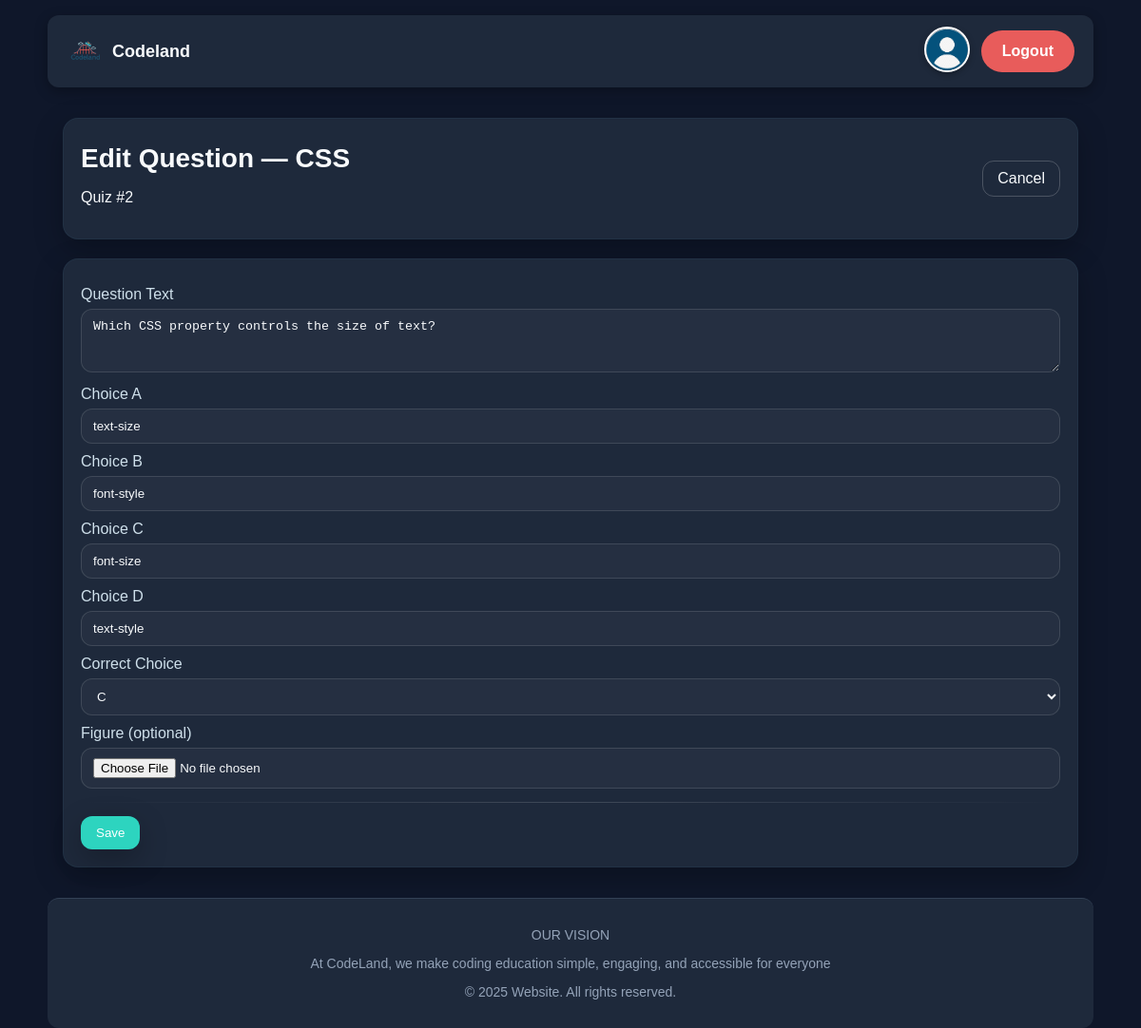
The page /edit-question.php?questionID=10&quizID=2 (signed in) on the database its author committed.
### tables this page shows
CREATE TABLE `quizquestion` (
  `id` int(11) NOT NULL,
  `quizID` int(11) DEFAULT NULL,
  `question` text,
  `questionFigureFileName` varchar(100) DEFAULT NULL,
  `answerA` text,
  `answerB` text,
  `answerC` text,
  `answerD` text,
  `correctAnswer` enum('A','B','C','D') NOT NULL
);

CREATE TABLE `topic` (
  `id` int(11) NOT NULL,
  `topicName` varchar(100) DEFAULT NULL
);

### edit-question.php (the view, shortened to what this page needs)
<?php
require_once 'db_config.php';
$conn->set_charset('utf8mb4'); function h($v){ return htmlspecialchars((string)$v,ENT_QUOTES,'UTF-8'); }
$educatorId=(int)$_SESSION['user_id'];
$questionID=filter_input(INPUT_GET,'questionID',FILTER_VALIDATE_INT);
$quizID=filter_input(INPUT_GET,'quizID',FILTER_VALIDATE_INT);
$sql="SELECT qq.*, q.educatorID, t.topicName FROM quizquestion qq
      JOIN quiz q ON q.id=qq.quizID
      JOIN topic t ON t.id=q.topicID
      WHERE qq.id=? AND qq.quizID=? AND q.educatorID=?";
$st=$conn->prepare($sql); $st->bind_param("iii",$questionID,$quizID,$educatorId);
$st->execute(); $row=$st->get_result()->fetch_assoc(); $st->close();
$pf=$_SESSION['photoFileName']??''; $avatar='images/educatorUser.jpeg';
foreach(['uploads/users/','uploads/'] as $root){ $abs=__DIR__.'/'.$root.$pf; if($pf && is_file($abs)){ $avatar=$root.$pf.'?v='.@filemtime($abs); break; } }
$selIndex=array_search($row['correctAnswer'],['A','B','C','D'],true); if($selIndex===false)$selIndex=0;
?>
<!doctype html>
<html lang="en">
<head><meta charset="utf-8"><meta name="viewport" content="width=device-width, initial-scale=1"><title>Codeland • Edit Question</title>
<link rel="stylesheet" href="styleDeema.css"><link rel="stylesheet" href="HF.css"></head>
<body>
<header class="cl-header">
  <div class="brand"><img src="images/logo.png" alt=""><span>Codeland</span></div>
  <div class="actions">
    <a href="educator_homepage.php"><img src="<?=h($avatar)?>" class="avatar" alt=""></a>
    <a href="logout.php" class="logout-btn">Logout</a>
  </div>
</header>
<div class="container">
  <section class="card page-header" style="display:flex;justify-content:space-between;align-items:center;">
    <div><h1>Edit Question — <?=h($row['topicName'])?></h1><p class="muted">Quiz #<?= (int)$quizID ?></p></div>
    <a class="btn-outline" href="quiz.php?quizID=<?= (int)$quizID ?>">Cancel</a>
  </section>
  <section class="card">
    <form method="post" enctype="multipart/form-data">
      <label>Question Text</label><textarea name="text" rows="3" class="input" required><?=h($row['question'])?></textarea>
      <label>Choice A</label><input name="c0" class="input" required value="<?=h($row['answerA'])?>">
      <label>Choice B</label><input name="c1" class="input" required value="<?=h($row['answerB'])?>">
      <label>Choice C</label><input name="c2" class="input" required value="<?=h($row['answerC'])?>">
      <label>Choice D</label><input name="c3" class="input" required value="<?=h($row['answerD'])?>">
      <label>Correct Choice</label>
      <select name="correctIndex" class="input" required>
        <?php $labels=['A','B','C','D']; for($i=0;$i<4;$i++): ?>
          <option value="<?=$i?>" <?=$selIndex===$i?'selected':''?>><?=$labels[$i]?></option>
        <?php endfor; ?>
      </select>
      <label>Figure (optional)</label>
      <input type="file" name="figure" accept="image/*" class="input">
      <hr class="sep"><div class="flex"><button class="btn">Save</button><span class="helper"></span></div>
    </form>
  </section>
</div>
<footer class="cl-footer"><p>OUR VISION</p><p>At CodeLand, we make coding education simple, engaging, and accessible for everyone</p><p>© 2025 Website. All rights reserved.</p></footer>
</body>
</html>

### styleDeema.css (style rules this page uses)
:root { --bg:#0f1a2a; --card:#142235; --text:#eaf2f7; --muted:#9fb7c9; --accent:#e85c5b; --accent-2:#2aa6a0; --danger:#ef4444; --radius:16px; --shadow:0 10px 30px rgba(0,0,0,.25); --font:'Inter',system-ui,-apple-system,Segoe UI,Roboto,Helvetica,Arial,sans-serif; }
* { box-sizing:border-box }
html,body { height:100% }
body { margin:0; background: radial-gradient(900px 560px at -10% -10%, rgba(232,92,91,.12), transparent 60%), radial-gradient(700px 520px at 110% 10%, rgba(42,166,160,.12), transparent 60%), var(--bg); color:var(--text); font-family:var(--font); }
.container { max-width:1100px; margin:32px auto; padding:0 16px; }
.page-header { display:flex; align-items:center; justify-content:space-between; gap:12px; margin-bottom:16px; }
.brand { display:flex; align-items:center; gap:10px; font-weight:800; font-size:18px; }
a { color:var(--accent); text-decoration:none }
.btn { display:inline-block; padding:10px 16px; background:var(--accent); color:#fff; border:0; border-radius:12px; box-shadow:var(--shadow); cursor:pointer }
.btn-outline { padding:9px 15px; border:1px solid rgba(255,255,255,.2); border-radius:12px; color:var(--text) }
.card { background:var(--card); border:1px solid rgba(104, 183, 220, 0.06); padding:18px; border-radius:var(--radius); box-shadow:var(--shadow); margin-bottom:20px }
h1,h2 { margin:8px 0 14px }
h1 { font-size:28px }
.flex { display:flex; align-items:center; gap:12px }
.avatar { width:40px; height:40px; border-radius:999px; object-fit:cover; border:1px solid rgba(255,255,255,.15) }
.input,select,textarea { width:100%; padding:10px 12px; border-radius:12px; border:1px solid rgba(255,255,255,.12); background:rgba(255,255,255,.03); color:var(--text) }
label { display:block; margin:10px 0 6px; color:#cfe0eb }
hr.sep { border:0; height:1px; background:linear-gradient(90deg,transparent,rgba(255,255,255,.15),transparent); margin:14px 0 }

### HF.css (style rules this page uses)
:root { --brand:#60a5fa; --brand-hover:#3b82f6; --accent:#2dd4bf; --bg:#0f172a; --text:#f8fafc; --muted:#94a3b8; --card:#1e293b; --border:#334155; }
body { background: var(--bg); color: var(--text); font-family: Arial, sans-serif; margin: 0; padding: 0; }
.cl-header { max-width: 1100px; margin: 16px auto; padding: 12px 20px; border-radius: 12px; background: var(--card); display: flex; align-items: center; justify-content: space-between; gap: 16px; box-shadow: 0 4px 14px rgba(0,0,0,0.3); }
.cl-header .brand { display: flex; align-items: center; gap: 8px; font-weight: 700; color: var(--text); font-size: 18px; text-decoration: none; }
.cl-header .brand img { width: 40px; height: 40px; object-fit: contain; }
.cl-header .actions { display: flex; align-items: center; gap: 12px; margin-left: auto; }
.logout-btn { display:inline-flex;align-items:center;justify-content:center; min-height:36px; padding:8px 18px; border-radius:20px;border:0; background:#e85c5b;color:#fff; font-weight:600;font-size:14px;line-height:1; text-decoration:none;transition:background .3s; }
.cl-header .avatar { width: 48px; height: 48px; border-radius: 50%; object-fit: cover; border: 2px solid #fff; box-shadow: 0 2px 6px rgba(0,0,0,0.3); transition: transform 0.3s ease; }
.cl-footer { max-width: 1100px; margin: 30px auto 10px; padding: 16px 20px; text-align: center; border-top: 1px solid var(--border); font-size: 14px; color: var(--muted); background: var(--card); border-radius: 12px; }
.logout-btn { display:inline-flex;align-items:center;justify-content:center; min-height:44px; padding:10px 22px; border-radius:28px;border:0; background:#e85c5b;color:#fff; font-weight:600;font-size:16px;line-height:1; text-decoration:none;transition:background .3s; }

### rows shown on the page
quizquestion: topic.topicName "CSS", text "Which CSS property controls the size of text?", c0 "text-size", c1 "font-style", c2 "font-size", c3 "text-style", correctIndex "C"

### other values the page prints
$quizID "2"
